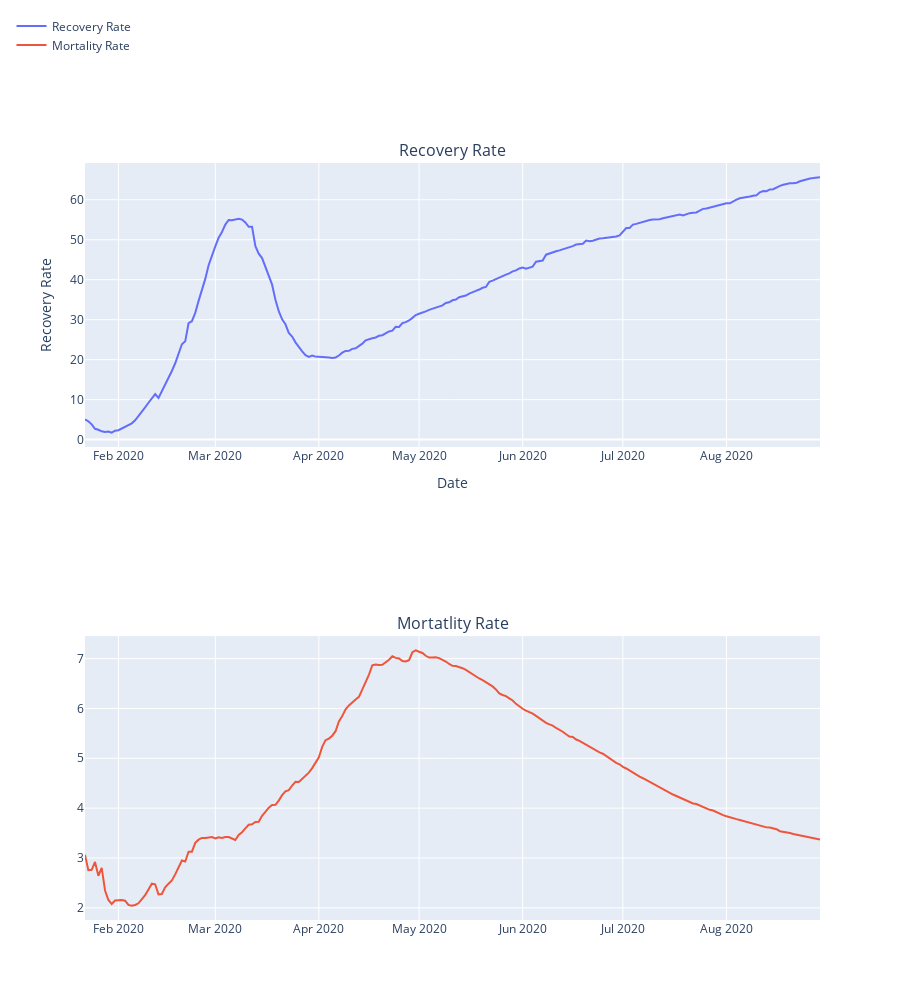

The notebook cell this image was saved under:
### Markdown cell above
#### Moratality and Recovery Rate analysis around the World

### Code cell
#Calculating the Mortality Rate and Recovery Rate
datewise["Mortality Rate"]=(datewise["Deaths"]/datewise["Confirmed"])*100
datewise["Recovery Rate"]=(datewise["Recovered"]/datewise["Confirmed"])*100
datewise["Active Cases"]=datewise["Confirmed"]-datewise["Recovered"]-datewise["Deaths"]
datewise["Closed Cases"]=datewise["Recovered"]+datewise["Deaths"]

print("Average Mortality Rate",datewise["Mortality Rate"].mean())
print("Median Mortality Rate",datewise["Mortality Rate"].median())
print("Average Recovery Rate",datewise["Recovery Rate"].mean())
print("Median Recovery Rate",datewise["Recovery Rate"].median())

#Plotting Mortality and Recovery Rate 
fig = make_subplots(rows=2, cols=1,
                   subplot_titles=("Recovery Rate", "Mortatlity Rate"))
fig.add_trace(
    go.Scatter(x=datewise.index, y=(datewise["Recovered"]/datewise["Confirmed"])*100,name="Recovery Rate"),
    row=1, col=1
)
fig.add_trace(
    go.Scatter(x=datewise.index, y=(datewise["Deaths"]/datewise["Confirmed"])*100,name="Mortality Rate"),
    row=2, col=1
)
fig.update_layout(height=1000,legend=dict(x=-0.1,y=1.2,traceorder="normal"))
fig.update_xaxes(title_text="Date", row=1, col=1)
fig.update_yaxes(title_text="Recovery Rate", row=1, col=1)
fig.update_xaxes(title_text="Date", row=1, col=2)
fig.update_yaxes(title_text="Mortality Rate", row=1, col=2)
fig.show()

### Figure 1 — Plotly figure (JSON) as saved in the notebook; plotly's stock layout.template omitted (floating-point values rounded to 4 significant figures; data arrays with more than 128 entries replaced by an {"elided": "..."} marker saying what was removed)
{"data": [{"name": "Recovery Rate", "type": "scatter", "x": {"elided": "221 str values"}, "xaxis": "x", "y": {"elided": "221 float values"}, "yaxis": "y"}, {"name": "Mortality Rate", "type": "scatter", "x": {"elided": "221 str values"}, "xaxis": "x2", "y": {"elided": "221 float values"}, "yaxis": "y2"}], "layout": {"annotations": [{"font": {"size": 16}, "showarrow": false, "text": "Recovery Rate", "x": 0.5, "xanchor": "center", "xref": "paper", "y": 1, "yanchor": "bottom", "yref": "paper"}, {"font": {"size": 16}, "showarrow": false, "text": "Mortatlity Rate", "x": 0.5, "xanchor": "center", "xref": "paper", "y": 0.375, "yanchor": "bottom", "yref": "paper"}], "height": 1000, "legend": {"traceorder": "normal", "x": -0.1, "y": 1.2}, "xaxis": {"anchor": "y", "domain": [0, 1], "title": {"text": "Date"}}, "xaxis2": {"anchor": "y2", "domain": [0, 1]}, "yaxis": {"anchor": "x", "domain": [0.625, 1], "title": {"text": "Recovery Rate"}}, "yaxis2": {"anchor": "x2", "domain": [0, 0.375]}}}
